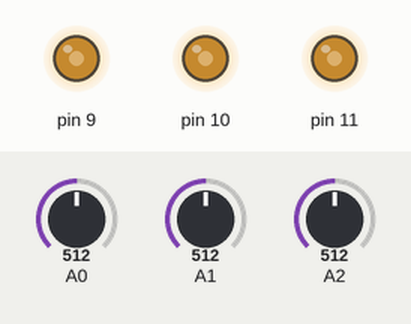
This sketch was run on a simulated Arduino Uno, built with avr-gcc and run on an emulated ATmega328P. On the bench: output pins drawn as LEDs (lit = HIGH). Inputs (shaded band) come from the test bench; at power-on: A0 = 512, A1 = 512, A2 = 512.

Above: at 1.2 s.
1.3 s: A0 set to 716
At 2.5 s:
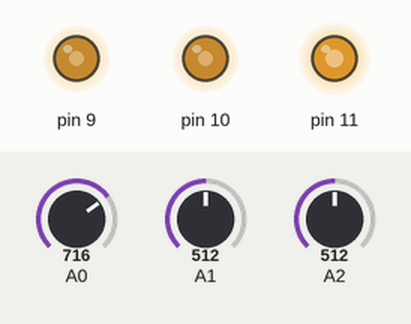
2.8 s: A1 set to 716
At 3.6 s:
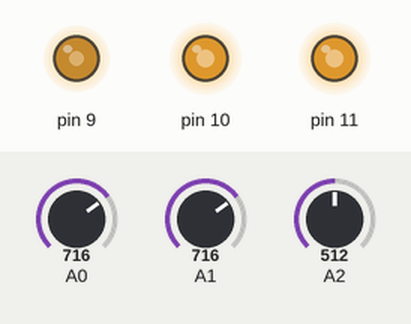
4.3 s: A2 set to 716
At 4.8 s:
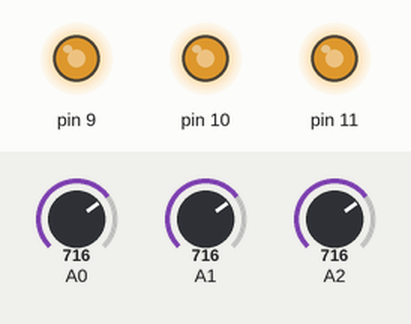
5.8 s: A0 set to 900
At 7.0 s:
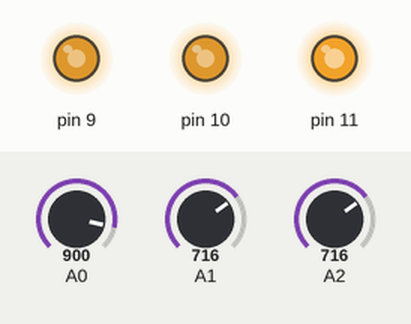
7.3 s: A1 set to 900
At 8.3 s:
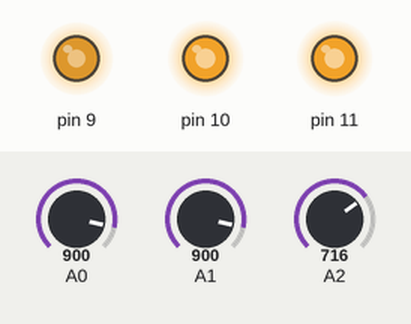
8.8 s: A2 set to 900
At 9.4 s:
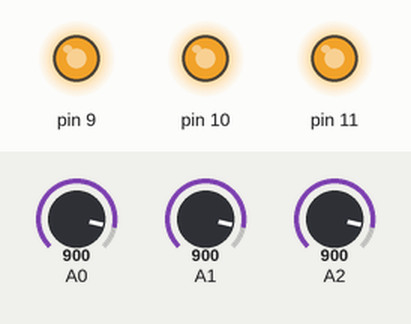
Timing chart, 0 to 11.3 s (numbered marks = the images above; inputs shaded):
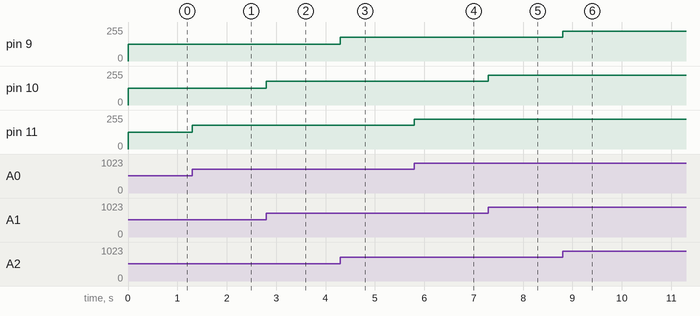

Measured:
- after the input at 1.3 s, pin 11: 127/255 → 178/255 at once
- after the input at 2.8 s, pin 10: 127/255 → 178/255 at once
- after the input at 4.3 s, pin 9: 127/255 → 178/255 at once
- after the input at 5.8 s, pin 11: 178/255 → 224/255 at once
- after the input at 7.3 s, pin 10: 178/255 → 224/255 at once
- after the input at 8.8 s, pin 9: 178/255 → 224/255 at once

The sketch:

rgb_struct.ino
```cpp
struct rgb {
  int red;
  int green;
  int blue;
};

struct rgb led = {9, 10, 11};
struct rgb values = {0, 0, 0};
struct rgb inputs = {A2, A1, A0};

void setup() {
  // put your setup code here, to run once:
  pinMode(led.red, OUTPUT);
  pinMode(led.blue, OUTPUT);
  pinMode(led.green, OUTPUT);
  digitalWrite(led.red, LOW);
  digitalWrite(led.green, LOW);
  digitalWrite(led.blue, LOW);

}

void loop() {
 values.red = analogRead(inputs.red);
 values.green = analogRead(inputs.green);
 values.blue = analogRead(inputs.blue);

 values.red = map(values.red, 0, 1023, 0, 255);
 values.green = map(values.green, 0, 1023, 0, 255);
 values.blue = map(values.blue, 0, 1023, 0, 255);

 analogWrite(led.red, values.red);
 analogWrite(led.green, values.green);
 analogWrite(led.blue, values.blue);

}
```
